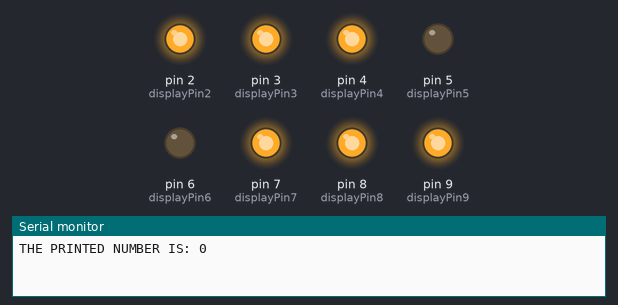
Bench run of a sketch on a simulated Arduino Uno, built with avr-gcc and run on an emulated ATmega328P. On the bench: output pins drawn as LEDs (lit = HIGH), the last lines printed to the serial monitor.

Above: at 0.1 s.
At 3.1 s:
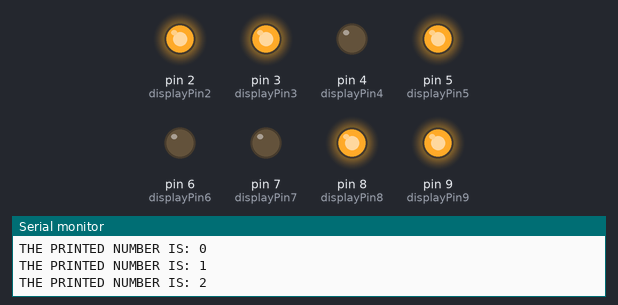
At 6.1 s:
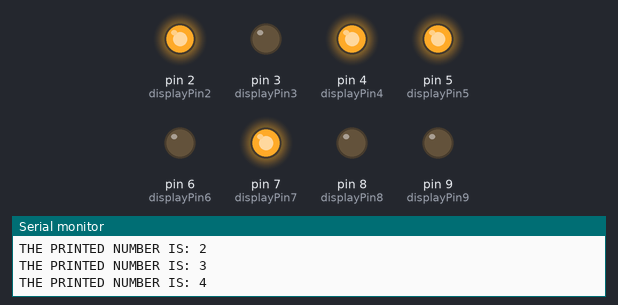
At 9.1 s:
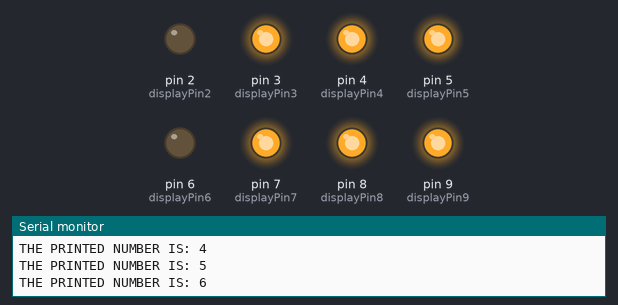
At 13.6 s:
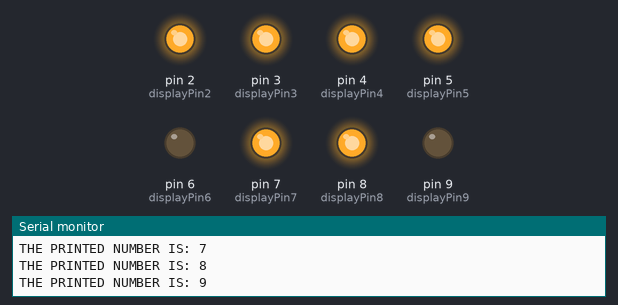
At 37.6 s:
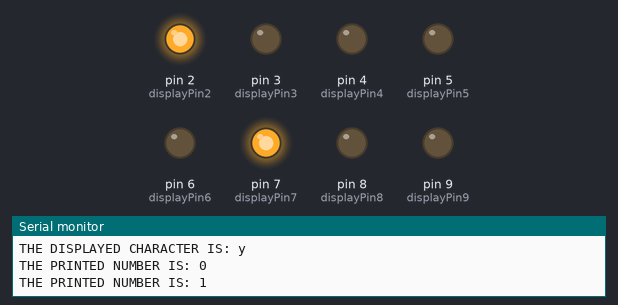
Timing chart, 0 to 40.0 s (numbered marks = the images above):
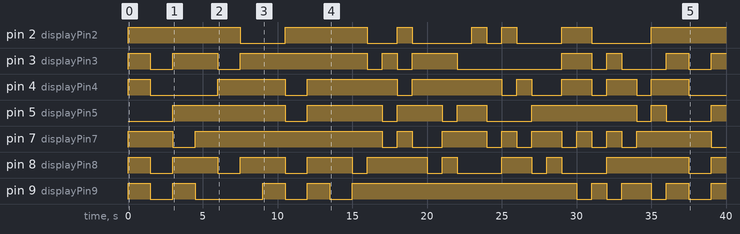

Measured:
- by itself, pin 2 (displayPin2): LOW → HIGH at 0.00 s, → LOW 7.5 s later, → HIGH 3.0 s later, → LOW 5.5 s later, … (13 changes in this stretch)
- by itself, pin 3 (displayPin3): LOW → HIGH at 0.00 s, → LOW 1.5 s later, → HIGH 1.5 s later, → LOW 3.0 s later, … (17 changes in this stretch)
- by itself, pin 4 (displayPin4): LOW → HIGH at 0.00 s, → LOW 1.5 s later, → HIGH 4.5 s later, → LOW 4.5 s later, … (16 changes in this stretch)
- by itself, pin 5 (displayPin5): LOW → HIGH at 3.0 s, → LOW 7.5 s later, → HIGH 1.5 s later, → LOW 5.0 s later, … (13 changes in this stretch)
- by itself, pin 7 (displayPin7): LOW → HIGH at 0.00 s, → LOW 3.0 s later, → HIGH 1.5 s later, → LOW 12.5 s later, … (18 changes in this stretch)
- by itself, pin 8 (displayPin8): LOW → HIGH at 0.00 s, → LOW 1.5 s later, → HIGH 1.5 s later, → LOW 3.0 s later, … (19 changes in this stretch)
- by itself, pin 9 (displayPin9): LOW → HIGH at 0.00 s, → LOW 1.5 s later, → HIGH 1.5 s later, → LOW 1.5 s later, … (17 changes in this stretch)

The sketch:

7-segmentDisplayNumsAndChar.ino
```cpp
int displayPin2=2;
int displayPin3=3;
int displayPin4=4;
int displayPin5=5;
int displayPin6=6;
int displayPin7=7;
int displayPin8=8;
int displayPin9=9;

void displayNum(int nums, boolean state,int wait){
  switch (nums) {
    case 1:
    digitalWrite(displayPin2,state);
    digitalWrite(displayPin7,state);
    if (wait>0){
      delay(wait);
      digitalWrite(displayPin2,0);
      digitalWrite(displayPin3,0);
      digitalWrite(displayPin4,0);
      digitalWrite(displayPin5,0);
      digitalWrite(displayPin6,0);
      digitalWrite(displayPin7,0);
      digitalWrite(displayPin8,0);
      digitalWrite(displayPin9,0);
    }
    break;
    case 2:
    digitalWrite(displayPin2,state);
    digitalWrite(displayPin3,state);
    digitalWrite(displayPin5,state);
    digitalWrite(displayPin8,state);
    digitalWrite(displayPin9,state);
    if (wait>0){
      delay(wait);
      digitalWrite(displayPin2,0);
      digitalWrite(displayPin3,0);
      digitalWrite(displayPin4,0);
      digitalWrite(displayPin5,0);
      digitalWrite(displayPin6,0);
      digitalWrite(displayPin7,0);
      digitalWrite(displayPin8,0);
      digitalWrite(displayPin9,0);
    }
    break;
    case 4:
    digitalWrite(displayPin2,state);
    digitalWrite(displayPin4,state);
    digitalWrite(displayPin5,state);
    digitalWrite(displayPin7,state);
    if (wait>0){
      delay(wait);
      digitalWrite(displayPin2,0);
      digitalWrite(displayPin3,0);
      digitalWrite(displayPin4,0);
      digitalWrite(displayPin5,0);
      digitalWrite(displayPin6,0);
      digitalWrite(displayPin7,0);
      digitalWrite(displayPin8,0);
      digitalWrite(displayPin9,0);
    }
    break;
    case 5:
    digitalWrite(displayPin3,state);
    digitalWrite(displayPin4,state);
    digitalWrite(displayPin5,state);
    digitalWrite(displayPin7,state);
    digitalWrite(displayPin8,state);
    if (wait>0){
      delay(wait);
      digitalWrite(displayPin2,0);
      digitalWrite(displayPin3,0);
      digitalWrite(displayPin4,0);
      digitalWrite(displayPin5,0);
      digitalWrite(displayPin6,0);
      digitalWrite(displayPin7,0);
      digitalWrite(displayPin8,0);
      digitalWrite(displayPin9,0);
    }
    break;
    case 6:
    digitalWrite(displayPin3,state);
    digitalWrite(displayPin4,state);
    digitalWrite(displayPin5,state);
    digitalWrite(displayPin7,state);
    digitalWrite(displayPin8,state);
    digitalWrite(displayPin9,state);
    if (wait>0){
      delay(wait);
      digitalWrite(displayPin2,0);
      digitalWrite(displayPin3,0);
      digitalWrite(displayPin4,0);
      digitalWrite(displayPin5,0);
      digitalWrite(displayPin6,0);
      digitalWrite(displayPin7,0);
      digitalWrite(displayPin8,0);
      digitalWrite(displayPin9,0);
    }
    break;
    case 7:
    digitalWrite(displayPin2,state);
    digitalWrite(displayPin3,state);
    digitalWrite(displayPin7,state);
    if (wait>0){
      delay(wait);
      digitalWrite(displayPin2,0);
      digitalWrite(displayPin3,0);
      digitalWrite(displayPin4,0);
      digitalWrite(displayPin5,0);
      digitalWrite(displayPin6,0);
      digitalWrite(displayPin7,0);
      digitalWrite(displayPin8,0);
      digitalWrite(displayPin9,0);
    }
    break;
    case 8:
    digitalWrite(displayPin2,state);
    digitalWrite(displayPin3,state);
    digitalWrite(displayPin4,state);
    digitalWrite(displayPin5,state);
    digitalWrite(displayPin7,state);
    digitalWrite(displayPin8,state);
    digitalWrite(displayPin9,state);
    if (wait>0){
      delay(wait);
      digitalWrite(displayPin2,0);
      digitalWrite(displayPin3,0);
      digitalWrite(displayPin4,0);
      digitalWrite(displayPin5,0);
      digitalWrite(displayPin6,0);
      digitalWrite(displayPin7,0);
      digitalWrite(displayPin8,0);
      digitalWrite(displayPin9,0);
    }
    break;
    case 9:
    digitalWrite(displayPin2,state);
    digitalWrite(displayPin3,state);
    digitalWrite(displayPin4,state);
    digitalWrite(displayPin5,state);
    digitalWrite(displayPin7,state);
    digitalWrite(displayPin8,state);
    if (wait>0){
      delay(wait);
      digitalWrite(displayPin2,0);
      digitalWrite(displayPin3,0);
      digitalWrite(displayPin4,0);
      digitalWrite(displayPin5,0);
      digitalWrite(displayPin6,0);
      digitalWrite(displayPin7,0);
      digitalWrite(displayPin8,0);
      digitalWrite(displayPin9,0);
    }
    break;
    case 0:
    digitalWrite(displayPin2,state);
    digitalWrite(displayPin3,state);
    digitalWrite(displayPin4,state);
    digitalWrite(displayPin7,state);
    digitalWrite(displayPin8,state);
    digitalWrite(displayPin9,state);
    if (wait>0){
      delay(wait);
      digitalWrite(displayPin2,0);
      digitalWrite(displayPin3,0);
      digitalWrite(displayPin4,0);
      digitalWrite(displayPin5,0);
      digitalWrite(displayPin6,0);
      digitalWrite(displayPin7,0);
      digitalWrite(displayPin8,0);
      digitalWrite(displayPin9,0);
    }
    break;
    case 10:
    digitalWrite(displayPin2,state);
    digitalWrite(displayPin3,state);
    digitalWrite(displayPin4,state);
    digitalWrite(displayPin5,state);
    digitalWrite(displayPin6,state);
    digitalWrite(displayPin7,state);
    digitalWrite(displayPin8,state);
    digitalWrite(displayPin9,state);
    if (wait>0){
      delay(wait);
      digitalWrite(displayPin2,0);
      digitalWrite(displayPin3,0);
      digitalWrite(displayPin4,0);
      digitalWrite(displayPin5,0);
      digitalWrite(displayPin6,0);
      digitalWrite(displayPin7,0);
      digitalWrite(displayPin8,0);
      digitalWrite(displayPin9,0);
    }
    break;
    case 3:
    digitalWrite(displayPin2,state);
    digitalWrite(displayPin3,state);
    digitalWrite(displayPin5,state);
    digitalWrite(displayPin7,state);
    digitalWrite(displayPin8,state);
    if (wait>0){
      delay(wait);
      digitalWrite(displayPin2,0);
      digitalWrite(displayPin3,0);
      digitalWrite(displayPin4,0);
      digitalWrite(displayPin5,0);
      digitalWrite(displayPin6,0);
      digitalWrite(displayPin7,0);
      digitalWrite(displayPin8,0);
      digitalWrite(displayPin9,0);
    }


  }
}
void displayChar(char alphabet, int state, int wait){
  switch (alphabet){
    case 'a':
    digitalWrite(displayPin2,state);
    digitalWrite(displayPin3,state);
    digitalWrite(displayPin4,state);
    digitalWrite(displayPin5,state);
    digitalWrite(displayPin6,0);
    digitalWrite(displayPin7,state);
    digitalWrite(displayPin8,0);
    digitalWrite(displayPin9,state);
    if (wait>0){
      delay(wait);
      digitalWrite(displayPin2,0);
      digitalWrite(displayPin3,0);
      digitalWrite(displayPin4,0);
      digitalWrite(displayPin5,0);
      digitalWrite(displayPin6,0);
      digitalWrite(displayPin7,0);
      digitalWrite(displayPin8,0);
      digitalWrite(displayPin9,0);
    }
    break;
    case 'b':
    digitalWrite(displayPin2,0);
    digitalWrite(displayPin3,0);
    digitalWrite(displayPin4,state);
    digitalWrite(displayPin5,state);
    digitalWrite(displayPin6,0);
    digitalWrite(displayPin7,state);
    digitalWrite(displayPin8,state);
    digitalWrite(displayPin9,state);
    if (wait>0){
      delay(wait);
      digitalWrite(displayPin2,0);
      digitalWrite(displayPin3,0);
      digitalWrite(displayPin4,0);
      digitalWrite(displayPin5,0);
      digitalWrite(displayPin6,0);
      digitalWrite(displayPin7,0);
      digitalWrite(displayPin8,0);
      digitalWrite(displayPin9,0);
    }
  break;
  case 'c':
    digitalWrite(displayPin2,0);
    digitalWrite(displayPin3,state);
    digitalWrite(displayPin4,state);
    digitalWrite(displayPin5,0);
    digitalWrite(displayPin6,0);
    digitalWrite(displayPin7,0);
    digitalWrite(displayPin8,state);
    digitalWrite(displayPin9,state);
    if (wait>0){
      delay(wait);
      digitalWrite(displayPin2,0);
      digitalWrite(displayPin3,0);
      digitalWrite(displayPin4,0);
      digitalWrite(displayPin5,0);
      digitalWrite(displayPin6,0);
      digitalWrite(displayPin7,0);
      digitalWrite(displayPin8,0);
      digitalWrite(displayPin9,0);
    }
    break;
    case 'd':
    digitalWrite(displayPin2,state);
    digitalWrite(displayPin3,0);
    digitalWrite(displayPin4,0);
    digitalWrite(displayPin5,state);
    digitalWrite(displayPin6,0);
    digitalWrite(displayPin7,state);
    digitalWrite(displayPin8,state);
    digitalWrite(displayPin9,state);
    if (wait>0){
      delay(wait);
      digitalWrite(displayPin2,0);
      digitalWrite(displayPin3,0);
      digitalWrite(displayPin4,0);
      digitalWrite(displayPin5,0);
      digitalWrite(displayPin6,0);
      digitalWrite(displayPin7,0);
      digitalWrite(displayPin8,0);
      digitalWrite(displayPin9,0);
    }
    break;
    case 'e':
    digitalWrite(displayPin2,0);
    digitalWrite(displayPin3,state);
    digitalWrite(displayPin4,state);
    digitalWrite(displayPin5,state);
    digitalWrite(displayPin6,0);
    digitalWrite(displayPin7,0);
    digitalWrite(displayPin8,state);
    digitalWrite(displayPin9,state);
    if (wait>0){
      delay(wait);
      digitalWrite(displayPin2,0);
      digitalWrite(displayPin3,0);
      digitalWrite(displayPin4,0);
      digitalWrite(displayPin5,0);
      digitalWrite(displayPin6,0);
      digitalWrite(displayPin7,0);
      digitalWrite(displayPin8,0);
      digitalWrite(displayPin9,0);
    }
    break;
    case 'f':
    digitalWrite(displayPin2,0);
    digitalWrite(displayPin3,state);
    digitalWrite(displayPin4,state);
    digitalWrite(displayPin5,state);
    digitalWrite(displayPin6,0);
    digitalWrite(displayPin7,0);
    digitalWrite(displayPin8,0);
    digitalWrite(displayPin9,state);
    if (wait>0){
      delay(wait);
      digitalWrite(displayPin2,0);
      digitalWrite(displayPin3,0);
      digitalWrite(displayPin4,0);
      digitalWrite(displayPin5,0);
      digitalWrite(displayPin6,0);
      digitalWrite(displayPin7,0);
      digitalWrite(displayPin8,0);
      digitalWrite(displayPin9,0);
    }
    break;
    case 'g':
    digitalWrite(displayPin2,0);
    digitalWrite(displayPin3,state);
    digitalWrite(displayPin4,state);
    digitalWrite(displayPin5,0);
    digitalWrite(displayPin6,0);
    digitalWrite(displayPin7,state);
    digitalWrite(displayPin8,state);
    digitalWrite(displayPin9,state);
    if (wait>0){
      delay(wait);
      digitalWrite(displayPin2,0);
      digitalWrite(displayPin3,0);
      digitalWrite(displayPin4,0);
      digitalWrite(displayPin5,0);
      digitalWrite(displayPin6,0);
      digitalWrite(displayPin7,0);
      digitalWrite(displayPin8,0);
      digitalWrite(displayPin9,0);
    }
    break;
    case 'h':
    digitalWrite(displayPin2,0);
    digitalWrite(displayPin3,0);
    digitalWrite(displayPin4,state);
    digitalWrite(displayPin5,state);
    digitalWrite(displayPin6,0);
    digitalWrite(displayPin7,state);
    digitalWrite(displayPin8,0);
    digitalWrite(displayPin9,state);
    if (wait>0){
      delay(wait);
      digitalWrite(displayPin2,0);
      digitalWrite(displayPin3,0);
      digitalWrite(displayPin4,0);
      digitalWrite(displayPin5,0);
      digitalWrite(displayPin6,0);
      digitalWrite(displayPin7,0);
      digitalWrite(displayPin8,0);
      digitalWrite(displayPin9,0);
    }
    break;
    case 'H':
    digitalWrite(displayPin2,state);
    digitalWrite(displayPin3,0);
    digitalWrite(displayPin4,state);
    digitalWrite(displayPin5,state);
    digitalWrite(displayPin6,0);
    digitalWrite(displayPin7,state);
    digitalWrite(displayPin8,0);
    digitalWrite(displayPin9,state);
    if (wait>0){
      delay(wait);
      digitalWrite(displayPin2,0);
      digitalWrite(displayPin3,0);
      digitalWrite(displayPin4,0);
      digitalWrite(displayPin5,0);
      digitalWrite(displayPin6,0);
      digitalWrite(displayPin7,0);
      digitalWrite(displayPin8,0);
      digitalWrite(displayPin9,0);
    }
    break;
    case 'i':
    digitalWrite(displayPin2,0);
    digitalWrite(displayPin3,0);
    digitalWrite(displayPin4,state);
    digitalWrite(displayPin5,0);
    digitalWrite(displayPin6,0);
    digitalWrite(displayPin7,0);
    digitalWrite(displayPin8,0);
    digitalWrite(displayPin9,state);
    if (wait>0){
      delay(wait);
      digitalWrite(displayPin2,0);
      digitalWrite(displayPin3,0);
      digitalWrite(displayPin4,0);
      digitalWrite(displayPin5,0);
      digitalWrite(displayPin6,0);
      digitalWrite(displayPin7,0);
      digitalWrite(displayPin8,0);
      digitalWrite(displayPin9,0);
    }
    break;
    case 'j':
    digitalWrite(displayPin2,state);
    digitalWrite(displayPin3,0);
    digitalWrite(displayPin4,0);
    digitalWrite(displayPin5,0);
    digitalWrite(displayPin6,0);
    digitalWrite(displayPin7,state);
    digitalWrite(displayPin8,state);
    digitalWrite(displayPin9,state);
    if (wait>0){
      delay(wait);
      digitalWrite(displayPin2,0);
      digitalWrite(displayPin3,0);
      digitalWrite(displayPin4,0);
      digitalWrite(displayPin5,0);
      digitalWrite(displayPin6,0);
      digitalWrite(displayPin7,0);
      digitalWrite(displayPin8,0);
      digitalWrite(displayPin9,0);
    }
    break;
    case 'l':
    digitalWrite(displayPin2,0);
    digitalWrite(displayPin3,0);
    digitalWrite(displayPin4,state);
    digitalWrite(displayPin5,0);
    digitalWrite(displayPin6,0);
    digitalWrite(displayPin7,0);
    digitalWrite(displayPin8,state);
    digitalWrite(displayPin9,state);
    if (wait>0){
      delay(wait);
      digitalWrite(displayPin2,0);
      digitalWrite(displayPin3,0);
      digitalWrite(displayPin4,0);
      digitalWrite(displayPin5,0);
      digitalWrite(displayPin6,0);
      digitalWrite(displayPin7,0);
      digitalWrite(displayPin8,0);
      digitalWrite(displayPin9,0);
    }
    break;
    case 'n':
    digitalWrite(displayPin2,0);
    digitalWrite(displayPin3,0);
    digitalWrite(displayPin4,0);
    digitalWrite(displayPin5,state);
    digitalWrite(displayPin6,0);
    digitalWrite(displayPin7,state);
    digitalWrite(displayPin8,0);
    digitalWrite(displayPin9,state);
    if (wait>0){
      delay(wait);
      digitalWrite(displayPin2,0);
      digitalWrite(displayPin3,0);
      digitalWrite(displayPin4,0);
      digitalWrite(displayPin5,0);
      digitalWrite(displayPin6,0);
      digitalWrite(displayPin7,0);
      digitalWrite(displayPin8,0);
      digitalWrite(displayPin9,0);
    }
    break;
    case 'o':
    digitalWrite(displayPin2,0);
    digitalWrite(displayPin3,0);
    digitalWrite(displayPin4,0);
    digitalWrite(displayPin5,state);
    digitalWrite(displayPin6,0);
    digitalWrite(displayPin7,state);
    digitalWrite(displayPin8,state);
    digitalWrite(displayPin9,state);
    if (wait>0){
      delay(wait);
      digitalWrite(displayPin2,0);
      digitalWrite(displayPin3,0);
      digitalWrite(displayPin4,0);
      digitalWrite(displayPin5,0);
      digitalWrite(displayPin6,0);
      digitalWrite(displayPin7,0);
      digitalWrite(displayPin8,0);
      digitalWrite(displayPin9,0);
    }
    break;
    case 'p':
    digitalWrite(displayPin2,state);
    digitalWrite(displayPin3,state);
    digitalWrite(displayPin4,state);
    digitalWrite(displayPin5,state);
    digitalWrite(displayPin6,0);
    digitalWrite(displayPin7,0);
    digitalWrite(displayPin8,0);
    digitalWrite(displayPin9,state);
    if (wait>0){
      delay(wait);
      digitalWrite(displayPin2,0);
      digitalWrite(displayPin3,0);
      digitalWrite(displayPin4,0);
      digitalWrite(displayPin5,0);
      digitalWrite(displayPin6,0);
      digitalWrite(displayPin7,0);
      digitalWrite(displayPin8,0);
      digitalWrite(displayPin9,0);
    }
    break;
    case 'q':
    digitalWrite(displayPin2,state);
    digitalWrite(displayPin3,state);
    digitalWrite(displayPin4,state);
    digitalWrite(displayPin5,state);
    digitalWrite(displayPin6,0);
    digitalWrite(displayPin7,state);
    digitalWrite(displayPin8,0);
    digitalWrite(displayPin9,0);
    if (wait>0){
      delay(wait);
      digitalWrite(displayPin2,0);
      digitalWrite(displayPin3,0);
      digitalWrite(displayPin4,0);
      digitalWrite(displayPin5,0);
      digitalWrite(displayPin6,0);
      digitalWrite(displayPin7,0);
      digitalWrite(displayPin8,0);
      digitalWrite(displayPin9,0);
    }
    break;
    case 'r':
    digitalWrite(displayPin2,0);
    digitalWrite(displayPin3,0);
    digitalWrite(displayPin4,0);
    digitalWrite(displayPin5,state);
    digitalWrite(displayPin6,0);
    digitalWrite(displayPin7,0);
    digitalWrite(displayPin8,0);
    digitalWrite(displayPin9,state);
    if (wait>0){
      delay(wait);
      digitalWrite(displayPin2,0);
      digitalWrite(displayPin3,0);
      digitalWrite(displayPin4,0);
      digitalWrite(displayPin5,0);
      digitalWrite(displayPin6,0);
      digitalWrite(displayPin7,0);
      digitalWrite(displayPin8,0);
      digitalWrite(displayPin9,0);
    }
    break;
    case 's':
    digitalWrite(displayPin2,0);
    digitalWrite(displayPin3,state);
    digitalWrite(displayPin4,state);
    digitalWrite(displayPin5,state);
    digitalWrite(displayPin6,0);
    digitalWrite(displayPin7,state);
    digitalWrite(displayPin8,state);
    digitalWrite(displayPin9,0);
    if (wait>0){
      delay(wait);
      digitalWrite(displayPin2,0);
      digitalWrite(displayPin3,0);
      digitalWrite(displayPin4,0);
      digitalWrite(displayPin5,0);
      digitalWrite(displayPin6,0);
      digitalWrite(displayPin7,0);
      digitalWrite(displayPin8,0);
      digitalWrite(displayPin9,0);
    }
    break;
    case 't':
    digitalWrite(displayPin2,0);
    digitalWrite(displayPin3,0);
    digitalWrite(displayPin4,state);
    digitalWrite(displayPin5,state);
    digitalWrite(displayPin6,0);
    digitalWrite(displayPin7,0);
    digitalWrite(displayPin8,state);
    digitalWrite(displayPin9,state);
    if (wait>0){
      delay(wait);
      digitalWrite(displayPin2,0);
      digitalWrite(displayPin3,0);
      digitalWrite(displayPin4,0);
      digitalWrite(displayPin5,0);
      digitalWrite(displayPin6,0);
      digitalWrite(displayPin7,0);
      digitalWrite(displayPin8,0);
      digitalWrite(displayPin9,0);
    }
    break;
    case 'u':
    digitalWrite(displayPin2,0);
    digitalWrite(displayPin3,0);
    digitalWrite(displayPin4,0);
    digitalWrite(displayPin5,0);
    digitalWrite(displayPin6,0);
    digitalWrite(displayPin7,state);
    digitalWrite(displayPin8,state);
    digitalWrite(displayPin9,state);
    if (wait>0){
      delay(wait);
      digitalWrite(displayPin2,0);
      digitalWrite(displayPin3,0);
      digitalWrite(displayPin4,0);
      digitalWrite(displayPin5,0);
      digitalWrite(displayPin6,0);
      digitalWrite(displayPin7,0);
      digitalWrite(displayPin8,0);
      digitalWrite(displayPin9,0);
    }
    break;
    case 'y':
    digitalWrite(displayPin2,state);
    digitalWrite(displayPin3,0);
    digitalWrite(displayPin4,state);
    digitalWrite(displayPin5,state);
    digitalWrite(displayPin6,0);
    digitalWrite(displayPin7,state);
    digitalWrite(displayPin8,state);
    digitalWrite(displayPin9,0);
    if (wait>0){
      delay(wait);
      digitalWrite(displayPin2,0);
      digitalWrite(displayPin3,0);
      digitalWrite(displayPin4,0);
      digitalWrite(displayPin5,0);
      digitalWrite(displayPin6,0);
      digitalWrite(displayPin7,0);
      digitalWrite(displayPin8,0);
      digitalWrite(displayPin9,0);
    }
    break;
  }
}
char alphabet[21]={'a','b','c','d','e','f','g','h','H','i','j','l','n','o','p','q','r','s','t','u','y'};
void setup() {
  // put your setup code here, to run once:
  Serial.begin(9600);
  pinMode(2,OUTPUT);
  pinMode(3,OUTPUT);
  pinMode(4,OUTPUT);
  pinMode(5,OUTPUT);
  pinMode(6,OUTPUT);
  pinMode(7,OUTPUT);
  pinMode(8,OUTPUT);
  pinMode(9,OUTPUT);
  randomSeed(analogRead(A0));
}

void loop() {
  for(int i=0; i<10; i++){
    char statementNums[50];
    sprintf(statementNums,"THE PRINTED NUMBER IS: %i", i);
    Serial.println(statementNums);
    displayNum(i,1,1500);
  }
  for(int i=0;i<21;i++){
    char statementChar[50];
    char character= alphabet[i];
    sprintf(statementChar,"THE DISPLAYED CHARACTER IS: %c", character);
    Serial.println(statementChar);

    displayChar(character,1,1000);
  }
}
```
